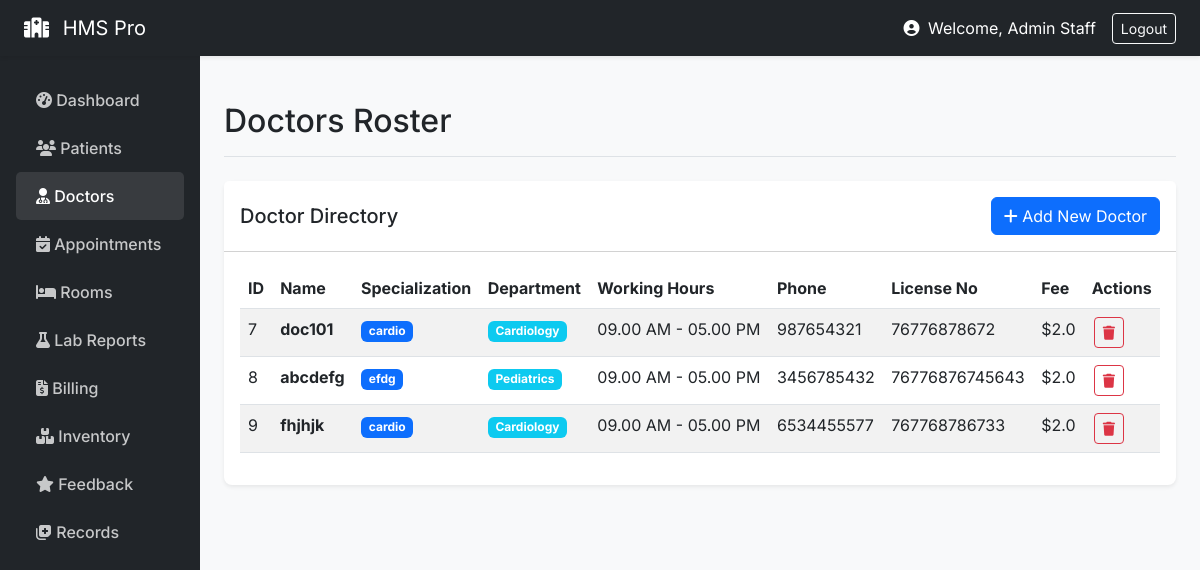
The app's page /staff/doctors (signed in) with its own data.
### models/__init__.py (models this page shows, shortened)
class User(UserMixin, db.Model):
    id = db.Column(db.Integer, primary_key=True)
    email = db.Column(db.String(120), unique=True, nullable=False)
    name = db.Column(db.String(100), nullable=False)
    role = db.Column(db.String(20), nullable=False)
    password_hash = db.Column(db.String(200), nullable=False)
    age = db.Column(db.Integer)
    gender = db.Column(db.String(10))
    staff_role = db.Column(db.String(50))
    department = db.Column(db.String(50))
    staff_id = db.Column(db.String(20))
    created_at = db.Column(db.DateTime, default=datetime.utcnow)

class Doctor(db.Model):
    id = db.Column(db.Integer, primary_key=True)
    user_id = db.Column(db.Integer, db.ForeignKey('user.id'))
    department = db.Column(db.String(100))
    specialization = db.Column(db.String(100))
    working_hours = db.Column(db.String(50))
    phone = db.Column(db.String(20))
    license_no = db.Column(db.String(50))
    fee = db.Column(db.Float)
    status = db.Column(db.String(20), default='Active')
    user = db.relationship('User', backref='doctor_profile')

### routes/staff.py (the view, shortened to what this page needs)
@staff_bp.route('/doctors', methods=['GET', 'POST'])
def doctors():
    form = DoctorForm()
    page = request.args.get('page', 1, type=int)
    doctors_list = User.query.filter_by(role='staff', staff_role='Doctor').paginate(page=page, per_page=20)
    return render_template('doctors.html', doctors=doctors_list, form=form)

### models/__init__.py (called while the page is built)
@login_manager.user_loader
def load_user(user_id):
    return User.query.get(int(user_id))

### routes/staff.py (called while the page is built)
def staff_required(f):
    @wraps(f)
    def decorated_function(*args, **kwargs):
        if current_user.role != 'staff':
            flash('Staff access only', 'danger')
            return redirect(url_for('auth.login'))
        return f(*args, **kwargs)
    return decorated_function

@staff_bp.before_request
@login_required
@staff_required
def before_request():
    pass

### templates/doctors.html (shortened to what this page needs)
{% extends "base.html" %}
{% block page_title %}Doctors Roster{% endblock %}
{% block content %}
<div class="card">
    <div class="card-header bg-white d-flex justify-content-between align-items-center py-3">
        <h5 class="mb-0">Doctor Directory</h5>
        <button type="button" class="btn btn-primary" data-bs-toggle="modal" data-bs-target="#addDoctorModal">
            <i class="fas fa-plus"></i> Add New Doctor
        </button>
    </div>
    <div class="card-body">
        {% if doctors.items|length == 0 %}
        <div class="text-center text-muted py-5">
            <i class="fas fa-user-md fa-3x mb-3"></i>
            <p>No doctors found. Click "Add New Doctor" to register one.</p>
        </div>
        {% else %}
        <table class="table table-striped table-hover datatable w-100">
            <thead>
                <tr>
                    <th>ID</th>
                    <th>Name</th>
                    <th>Specialization</th>
                    <th>Department</th>
                    <th>Working Hours</th>
                    <th>Phone</th>
                    <th>License No</th>
                    <th>Fee</th>
                    <th>Actions</th>
                </tr>
            </thead>
            <tbody>
                {% for doctor in doctors.items %}
                <tr>
                    <td>{{ doctor.id }}</td>
                    <td><strong>{{ doctor.name }}</strong></td>
                    <td><span class="badge bg-primary">{{ doctor.doctor_profile[0].specialization if doctor.doctor_profile else 'N/A' }}</span></td>
                    <td><span class="badge bg-info">{{ doctor.department or (doctor.doctor_profile[0].department if doctor.doctor_profile else 'N/A') }}</span></td>
                    <td>{{ doctor.doctor_profile[0].working_hours if doctor.doctor_profile else 'Flexible' }}</td>
                    <td>{{ doctor.doctor_profile[0].phone if doctor.doctor_profile else 'N/A' }}</td>
                    <td>{{ doctor.doctor_profile[0].license_no if doctor.doctor_profile else 'N/A' }}</td>
                    <td>${{ doctor.doctor_profile[0].fee if doctor.doctor_profile else 'N/A' }}</td>
                    <td>
                        <form action="{{ url_for('staff.delete_doctor', id=doctor.id) }}" method="POST" class="action-form" onsubmit="return confirm('Delete this doctor permanently?');">
                            <button type="submit" class="btn btn-sm btn-outline-danger" title="Delete"><i class="fas fa-trash"></i></button>
                        </form>
                    </td>
                </tr>
                {% endfor %}
            </tbody>
        </table>
        {% endif %}
    </div>
</div>
{% endblock %}

### templates/base.html (shortened to what this page needs)
<!doctype html>
<html lang="en">
<head>
  <link href="https://cdn.jsdelivr.net/npm/bootstrap@5.3.0/dist/css/bootstrap.min.css" rel="stylesheet">
  <link rel="stylesheet" href="https://cdnjs.cloudflare.com/ajax/libs/font-awesome/6.4.0/css/all.min.css">
</head>
<body>
{% if current_user.is_authenticated %}
<nav class="navbar navbar-dark bg-dark sticky-top shadow-sm">
  <div class="container-fluid px-4">
    <a class="navbar-brand" href="/"><i class="fas fa-hospital me-2"></i> HMS Pro</a>
    <div class="d-flex align-items-center text-white">
      <span class="me-3">
        <i class="fas fa-user-circle me-1"></i> Welcome, {{ current_user.name }}
      </span>
      <a class="btn btn-outline-light btn-sm" href="{{ url_for('auth.logout') }}">Logout</a>
    </div>
  </div>
</nav>
{% endif %}
<div id="main-wrapper">
    {% if not current_user.is_authenticated %}
        <div class="container mt-5">
    {% else %}
        <div class="container-fluid">
            <div class="row">
                <nav class="col-md-2 d-none d-md-block sidebar px-3">
                    <ul class="nav flex-column">
                        {% if current_user.role == 'staff' %}
                            <li class="nav-item">
                                <a class="nav-link {{ 'active' if request.endpoint == 'staff.dashboard' else '' }}" href="{{ url_for('staff.dashboard') }}"><i class="fas fa-tachometer-alt"></i> Dashboard</a>
                            </li>
                            <li class="nav-item">
                                <a class="nav-link {{ 'active' if request.endpoint == 'staff.patients' else '' }}" href="{{ url_for('staff.patients') }}"><i class="fas fa-users"></i> Patients</a>
                            </li>
                            <li class="nav-item">
                                <a class="nav-link {{ 'active' if request.endpoint == 'staff.doctors' else '' }}" href="{{ url_for('staff.doctors') }}"><i class="fas fa-user-md"></i> Doctors</a>
                            </li>
                            <li class="nav-item">
                                <a class="nav-link {{ 'active' if request.endpoint == 'staff.appointments' else '' }}" href="{{ url_for('staff.appointments') }}"><i class="fas fa-calendar-check"></i> Appointments</a>
                            </li>
                            <li class="nav-item">
                                <a class="nav-link {{ 'active' if request.endpoint == 'staff.rooms' else '' }}" href="{{ url_for('staff.rooms') }}"><i class="fas fa-bed"></i> Rooms</a>
                            </li>
                            <li class="nav-item">
                                <a class="nav-link {{ 'active' if request.endpoint == 'staff.lab' else '' }}" href="{{ url_for('staff.lab') }}"><i class="fas fa-flask"></i> Lab Reports</a>
                            </li>
                            <li class="nav-item">
                                <a class="nav-link {{ 'active' if request.endpoint == 'staff.billing' else '' }}" href="{{ url_for('staff.billing') }}"><i class="fas fa-file-invoice-dollar"></i> Billing</a>
                            </li>
                            <li class="nav-item">
                                <a class="nav-link {{ 'active' if request.endpoint == 'staff.inventory' else '' }}" href="{{ url_for('staff.inventory') }}"><i class="fas fa-boxes"></i> Inventory</a>
                            </li>
                            <li class="nav-item">
                                <a class="nav-link {{ 'active' if request.endpoint == 'staff.feedback' else '' }}" href="{{ url_for('staff.feedback') }}"><i class="fas fa-star"></i> Feedback</a>
                            </li>
                            <li class="nav-item">
                                <a class="nav-link {{ 'active' if request.endpoint == 'staff.records' else '' }}" href="{{ url_for('staff.records') }}"><i class="fas fa-notes-medical"></i> Records</a>
                            </li>
                        {% endif %}
                    </ul>
                </nav>
                <main class="col-md-10 ms-sm-auto px-md-4 main-content">
                    <div class="d-flex justify-content-between flex-wrap flex-md-nowrap align-items-center pt-3 pb-2 mb-4 border-bottom">
                        <h1 class="h2">{% block page_title %}{% endblock %}</h1>
                    </div>
    {% endif %}
    {% block content %}{% endblock %}
    {% if current_user.is_authenticated %}
                </main>
            </div>
        </div>
    {% else %}
        </div>
    {% endif %}
</div>
</body>
</html>

### templates/base.html (style rules this page uses)
body { background-color: #f8f9fa; font-family: 'Inter', sans-serif; }
.sidebar { min-height: 100vh; background-color: #212529; color: white; padding-top: 20px; }
.sidebar .nav-link { color: rgba(255,255,255,.75); padding: 12px 20px; font-weight: 500; }
.sidebar .nav-link:hover, .sidebar .nav-link.active { color: white; background-color: rgba(255,255,255,.1); border-radius: 5px; }
.main-content { padding: 30px; }
.card { box-shadow: 0 0.125rem 0.25rem rgba(0,0,0,.075); border: none; border-radius: 0.5rem; margin-bottom: 20px; }
.action-form { display: inline-block; margin: 0 2px; }

### records on screen
User: name "Admin Staff"
User: id "7", name "doc101", specialization "cardio", department "Cardiology", working_hours "09.00 AM - 05.00 PM", phone "987654321", license_no "76776878672", fee "2.0"
User: id "8", name "abcdefg", specialization "efdg", department "Pediatrics", working_hours "09.00 AM - 05.00 PM", phone "3456785432", license_no "76776876745643", fee "2.0"
User: id "9", name "fhjhjk", specialization "cardio", department "Cardiology", working_hours "09.00 AM - 05.00 PM", phone "6534455577", license_no "767768786733", fee "2.0"
